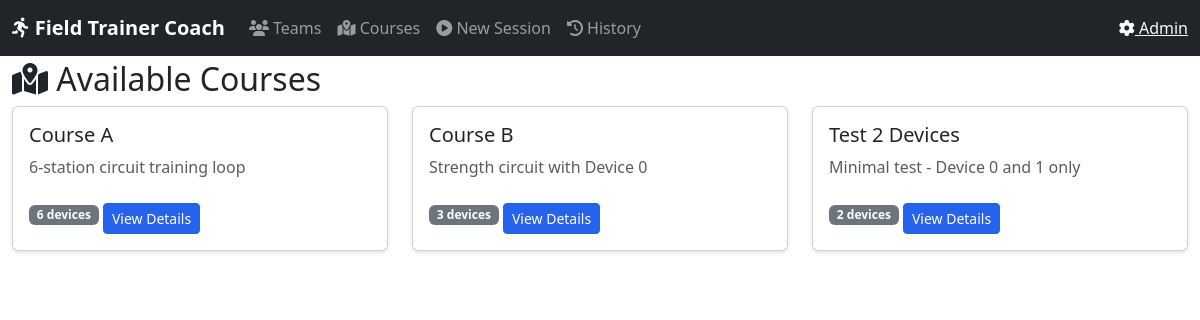
Screenshot of /courses with the database file from the repository.
### tables this page shows
CREATE TABLE courses (
                    course_id INTEGER PRIMARY KEY AUTOINCREMENT,
                    course_name TEXT NOT NULL UNIQUE,
                    description TEXT,
                    course_type TEXT DEFAULT 'conditioning',
                    total_devices INTEGER DEFAULT 6,
                    created_at TIMESTAMP DEFAULT CURRENT_TIMESTAMP,
                    updated_at TIMESTAMP DEFAULT CURRENT_TIMESTAMP
                );

### coach_interface.py (the view)
@app.route('/courses')
def courses():
    courses = db.get_all_courses()
    return render_template('course_list.html', courses=courses)

### field_trainer/db_manager.py (called while the page is built)
    @contextmanager
    def get_connection(self):
        conn = sqlite3.connect(self.db_path)
        conn.row_factory = sqlite3.Row  # Enable dict-like access
        try:
            yield conn
            conn.commit()
        except Exception:
            conn.rollback()
            raise
        finally:
            conn.close()

    def get_all_courses(self) -> List[Dict[str, Any]]:
        with self.get_connection() as conn:
            rows = conn.execute('SELECT * FROM courses ORDER BY course_name').fetchall()
            return [dict(row) for row in rows]

### templates/coach/course_list.html (shortened to what this page needs)
{% extends "base.html" %}
{% block content %}
<h2><i class="fas fa-map-marked-alt"></i> Available Courses</h2>
<div class="row">
    {% for course in courses %}
    <div class="col-md-6 col-lg-4 mb-3">
        <div class="card">
            <div class="card-body">
                <h5 class="card-title">{{ course.course_name }}</h5>
                <p class="card-text text-muted">{{ course.description }}</p>
                <span class="badge bg-secondary">{{ course.total_devices }} devices</span>
                <a href="{{ url_for('course_detail', course_id=course.course_id) }}" class="btn btn-sm btn-primary mt-2">
                    View Details
                </a>
            </div>
        </div>
    </div>
    {% endfor %}
</div>
{% endblock %}

### templates/coach/base.html (style rules this page uses)
:root { --primary: #2563eb; --success: #16a34a; --warning: #ea580c; --danger: #dc2626; }
body { padding-top: 60px; }
.card { box-shadow: 0 2px 4px rgba(0,0,0,0.1); margin-bottom: 20px; }
.btn-primary { background-color: var(--primary); border-color: var(--primary); }

### rows the page displays
courses: course_name "Course A", description "6-station circuit training loop", total_devices "6"
courses: course_name "Course B", description "Strength circuit with Device 0", total_devices "3"
courses: course_name "Test 2 Devices", description "Minimal test - Device 0 and 1 only", total_devices "2"
